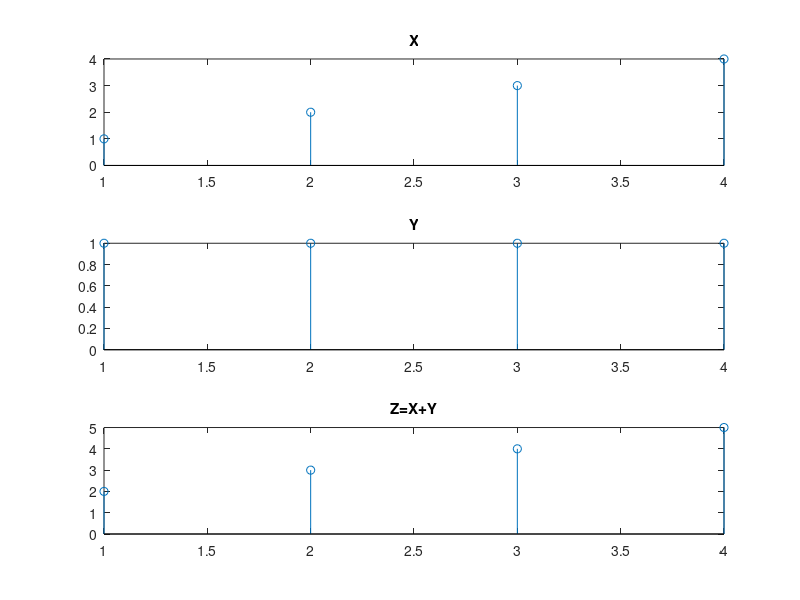

Write MATLAB code to recreate this figure.
% addition
x=[1 2 3 4];
subplot(3,1,1);
stem(x);
title('X');
y=[1 1 1 1];
subplot(3,1,2);
stem(y);
title('Y');
z=x+y;
subplot(3,1,3);
stem(z);
title('Z=X+Y');

